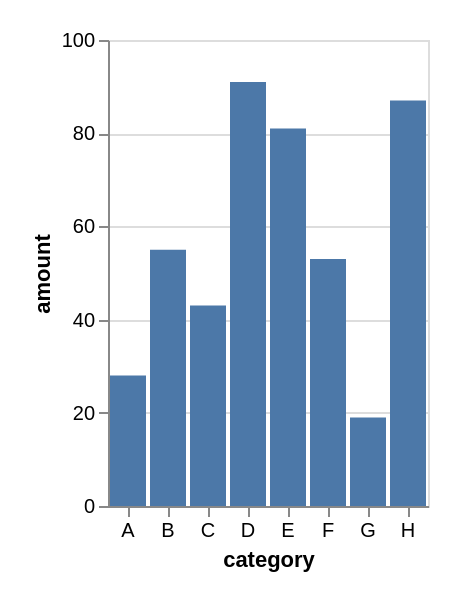

Vega-Lite specification stored for this chart:
### Vega-Lite specification from a JSON file in a GitHub repository (floating-point values rounded to 4 significant figures)
{"$schema": "https://vega.github.io/schema/vega-lite/v5.json", "description": "A basic bar chart example, with value labels shown upon pointer hover. This chart is responsive to browser resizing.", "background": "transparent", "autosize": {"type": "fit", "contains": "padding"}, "width": "container", "height": "container", "padding": 15, "data": {"values": [{"category": "A", "amount": 28}, {"category": "B", "amount": 55}, {"category": "C", "amount": 43}, {"category": "D", "amount": 91}, {"category": "E", "amount": 81}, {"category": "F", "amount": 53}, {"category": "G", "amount": 19}, {"category": "H", "amount": 87}]}, "mark": "bar", "encoding": {"x": {"field": "category", "type": "nominal", "axis": {"labelAngle": 0}}, "y": {"field": "amount", "type": "quantitative"}, "tooltip": [{"field": "category", "type": "nominal"}, {"field": "amount", "type": "quantitative"}]}}
